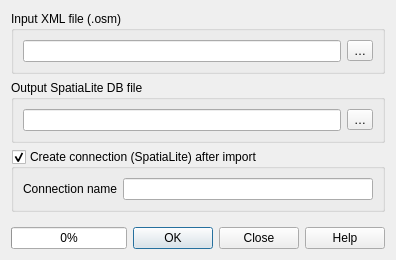
<?xml version="1.0" encoding="UTF-8"?>
<ui version="4.0">
 <class>QgsOSMImportDialog</class>
 <widget class="QDialog" name="QgsOSMImportDialog">
  <property name="geometry">
   <rect>
    <x>0</x>
    <y>0</y>
    <width>396</width>
    <height>260</height>
   </rect>
  </property>
  <property name="windowTitle">
   <string>OpenStreetMap Import</string>
  </property>
  <layout class="QVBoxLayout" name="verticalLayout">
   <item>
    <widget class="QGroupBox" name="groupBox_2">
     <property name="title">
      <string>Input XML file (.osm)</string>
     </property>
     <layout class="QHBoxLayout" name="horizontalLayout">
      <item>
       <widget class="QLineEdit" name="editXmlFileName"/>
      </item>
      <item>
       <widget class="QToolButton" name="btnBrowseXml">
        <property name="text">
         <string>…</string>
        </property>
       </widget>
      </item>
     </layout>
    </widget>
   </item>
   <item>
    <widget class="QGroupBox" name="groupBox">
     <property name="title">
      <string>Output SpatiaLite DB file</string>
     </property>
     <layout class="QHBoxLayout" name="horizontalLayout_3">
      <item>
       <widget class="QLineEdit" name="editDbFileName"/>
      </item>
      <item>
       <widget class="QToolButton" name="btnBrowseDb">
        <property name="text">
         <string>…</string>
        </property>
       </widget>
      </item>
     </layout>
    </widget>
   </item>
   <item>
    <widget class="QGroupBox" name="groupCreateConn">
     <property name="title">
      <string>Create connection (SpatiaLite) after import</string>
     </property>
     <property name="checkable">
      <bool>true</bool>
     </property>
     <layout class="QFormLayout" name="formLayout">
      <item row="0" column="0">
       <widget class="QLabel" name="label">
        <property name="text">
         <string>Connection name</string>
        </property>
       </widget>
      </item>
      <item row="0" column="1">
       <widget class="QLineEdit" name="editConnName"/>
      </item>
     </layout>
    </widget>
   </item>
   <item>
    <spacer name="verticalSpacer">
     <property name="orientation">
      <enum>Qt::Vertical</enum>
     </property>
     <property name="sizeHint" stdset="0">
      <size>
       <width>20</width>
       <height>21</height>
      </size>
     </property>
    </spacer>
   </item>
   <item>
    <layout class="QHBoxLayout" name="horizontalLayout_2">
     <item>
      <widget class="QProgressBar" name="progressBar">
       <property name="value">
        <number>0</number>
       </property>
      </widget>
     </item>
     <item>
      <widget class="QDialogButtonBox" name="buttonBox">
       <property name="orientation">
        <enum>Qt::Horizontal</enum>
       </property>
       <property name="standardButtons">
        <set>QDialogButtonBox::Close|QDialogButtonBox::Help|QDialogButtonBox::Ok</set>
       </property>
      </widget>
     </item>
    </layout>
   </item>
  </layout>
 </widget>
 <tabstops>
  <tabstop>editXmlFileName</tabstop>
  <tabstop>btnBrowseXml</tabstop>
  <tabstop>editDbFileName</tabstop>
  <tabstop>btnBrowseDb</tabstop>
  <tabstop>groupCreateConn</tabstop>
  <tabstop>editConnName</tabstop>
  <tabstop>buttonBox</tabstop>
 </tabstops>
 <resources/>
 <connections/>
</ui>
